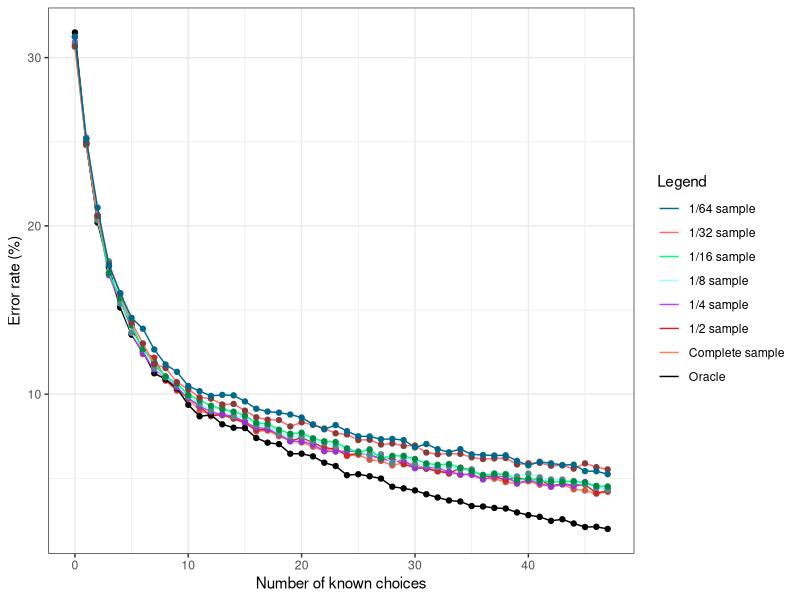
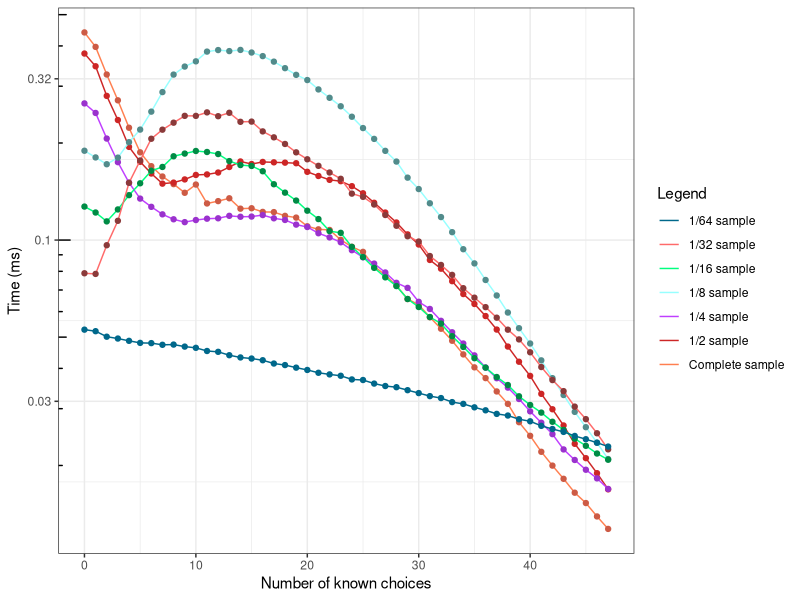

R code for these plots, in order:
library(ggplot2)

#--------------------------------------------------------------------------------------------
#Parametres globaux
dataset_name = "renault_small_header"
algo_name = "drc"
taille_img_x = 1024/2
taille_img_y = 720/2
#fin parametres globaux
#--------------------------------------------------------------------------------------------

#--------------------------------------------------------------------------------------------
#data

oracle = c(0.68502658003544,0.7502584170112226,0.7979548139397519,0.8242395156526875,0.8485307147076196,0.8646264028352038,0.8746308328411104,0.8875886001181335,0.8910956881275842,0.8964855286473715,0.9063053750738335,0.91313496751329,0.912322799763733,0.9178972238629651,0.9199276432368576,0.9201122268163024,0.926055818074424,0.9288245717660957,0.9296736562315416,0.9353957471943296,0.9353588304784406,0.9369462492616657,0.940711754282339,0.9426683402244537,0.9481320141760189,0.9475782634376846,0.9487595983461311,0.9501624335499114,0.9549985233313645,0.9559583579444773,0.9571766095688128,0.9594654459539279,0.9613851151801536,0.9631571175428234,0.9637847017129356,0.9664796219728293,0.966738038984052,0.9675871234494979,0.9679562906083875,0.9702820437093916,0.9718694624926166,0.9729031305375074,0.9752658003544005,0.9743428824571766,0.9768532191376255,0.978920555227407,0.9788098050797401,0.9800649734199646)
courbe1 = c(0.6878322504430006,0.7516981689308919,0.7956659775546367,0.8281896042528056,0.8480877141169522,0.8643310691080921,0.8762182516243355,0.8816450088600118,0.8919816893089191,0.8979252805670408,0.90253987005316,0.9098124630832841,0.9118059657412877,0.9125812167749557,0.9143532191376255,0.9159775546367395,0.9221057294743059,0.9216258121677495,0.9249852333136445,0.9276063201417601,0.9286399881866509,0.9311872415829888,0.9337714116952156,0.9323685764914353,0.9367616656822209,0.9360233313644418,0.9389766686355582,0.9396780862374483,0.9422991730655641,0.940748670998228,0.9419300059066745,0.9441819255759007,0.9459908446544595,0.9461754282339043,0.9479474305965742,0.9471352628470171,0.9502362669816893,0.9501993502658004,0.9522297696396929,0.9531896042528056,0.9517498523331365,0.9538171884229178,0.9544078558771412,0.9535587714116952,0.9565121086828116,0.9572873597164796,0.9591331955109273,0.9580626107501476)
courbe1_2 = c(0.6874692390983365,0.7519440889851363,0.7955507431833841,0.8250319913377301,0.847918102175411,0.8590412442169505,0.8748400433113496,0.8783344817403288,0.8916231912589822,0.8972339797224136,0.901319027463333,0.9072743380253963,0.9130819962594744,0.9119007776355941,0.9144600846540014,0.9171670440003937,0.9212520917413132,0.920956787085343,0.9239098336450438,0.9278472290579781,0.9258293139088493,0.9287331430258884,0.9318338419135742,0.9325721035534994,0.9362634117531253,0.9351806280145684,0.9355743675558618,0.9386750664435476,0.9381336745742691,0.9416773304459101,0.9435968107097156,0.944285854906979,0.9455655084161827,0.9471404665813564,0.9437936804803623,0.9450241165469042,0.9485185549758834,0.9489122945171768,0.9511270794369524,0.9496013387144404,0.9510778619942908,0.9502411654690422,0.9548183876365784,0.953194212028743,0.9541785608819766,0.9538340387833448,0.9587065656068511,0.9574761295403091)
courbe1_4 = c(0.6908538643266959,0.7475109686128923,0.7934947688153898,0.8292693216334796,0.8448363145460682,0.8636095173810328,0.8756749915626054,0.8852092473844076,0.8898498143773202,0.8958825514681067,0.9022949713128586,0.907230847114411,0.9103948700641242,0.912293283833952,0.9128839014512319,0.9165963550455619,0.9198447519406008,0.9204775565305434,0.9237681403982451,0.9279868376645292,0.9281133985825177,0.9297586905163685,0.933893013837327,0.9341039487006413,0.9337664529193385,0.9342726965912926,0.9362554843064461,0.9384070199122511,0.9398835639554506,0.9390820114748566,0.9439757003037462,0.943764765440432,0.9436803914951063,0.946169422882214,0.9476881538980763,0.9479412757340533,0.9506834289571381,0.9486584542693216,0.9490803239959501,0.9529193385082686,0.9511052986837665,0.9528349645629429,0.9549865001687479,0.9535521430982112,0.9544802564967938,0.9522443469456632,0.9557036787040162,0.9562099223759702)
courbe1_8 = c(0.6917352443201953,0.7480017324880891,0.7965901484427295,0.8209631058786471,0.8461629326298382,0.8634090640626846,0.873331495845966,0.8841595464031184,0.8898295074221365,0.8944757254793874,0.9014450525652636,0.9058943969760208,0.9094774973422057,0.9070362641256842,0.913178721896287,0.9134937197306768,0.9184549356223176,0.9189668071032011,0.9235342757018545,0.925109264873804,0.925109264873804,0.9279048706540143,0.9290467378036776,0.9309367248100169,0.9323148403354727,0.9340473284246171,0.9360554396188526,0.935701067055164,0.9407410324054022,0.937630428790802,0.9413710280741819,0.9424735204945466,0.9433397645391188,0.9429066425168326,0.9448753789817695,0.9446785053352759,0.9479072331377721,0.9470803638224987,0.9474741111154861,0.9488522266409418,0.9471591132810961,0.9494034728511241,0.9506634641886837,0.9507028389179825,0.952553451195023,0.9534984446981927,0.9554671811631295,0.9568059219592865)
courbe1_16 = c(0.6934918457552203,0.7513336381649138,0.7941243712848651,0.8279225727785399,0.8430117360158512,0.8591297058375248,0.873266270385612,0.8810013717421125,0.8894223441548544,0.8936899862825789,0.9004343850022862,0.9035970126505106,0.9069120560890108,0.9089696692577351,0.9104176192653559,0.912665752171925,0.9170096021947873,0.9176192653558909,0.921124828532236,0.9235253772290809,0.9229157140679775,0.9262307575064777,0.9280216430422191,0.9284788904130468,0.9322892851699436,0.9345755220240817,0.9328227404359092,0.9380810852004268,0.936671239140375,0.936633135192806,0.9385002286236854,0.9411294010059442,0.9419676878524615,0.9415104404816339,0.943720469440634,0.9457399786617894,0.9481786313062033,0.9474165523548239,0.9477594878829446,0.951036427373876,0.9501600365797896,0.9513793629019967,0.952103337905807,0.952103337905807,0.9516841944825484,0.9525224813290657,0.9544657826550831,0.9548468221307728)
courbe1_32= c(0.6931788352645591,0.7507781152735591,0.7939400757490531,0.8225522180972737,0.8402519968500394,0.857426782165223,0.8698766265421682,0.8821764727940901,0.8844639442006975,0.8929013387332658,0.897101286233922,0.9019012262346721,0.9026512168597892,0.9061386732665841,0.9058011774852814,0.9097761277984026,0.9137135785802677,0.9151760602992463,0.9153635579555256,0.9191510106123674,0.9167135410807364,0.9182135223309709,0.9204259946750666,0.923238459519256,0.9239134510818615,0.927250909363633,0.9270634117073536,0.929913376082799,0.9292758840514493,0.9307383657704279,0.9305133685828927,0.9346758165522931,0.9356883038962013,0.9353508081148986,0.9354633067086662,0.9375257809277384,0.9385382682716467,0.938163272959088,0.9379382757715529,0.9417632279596505,0.9410882363970451,0.940825739678254,0.9425132185847677,0.9423257209284884,0.9442381970225372,0.9411257359283008,0.9433757078036524,0.9446881913976075)
courbe1_64 = c(0.687488373823431,0.7483165296327988,0.7891662636258789,0.8233193199151754,0.8399866066445925,0.8546448900628744,0.8611183451765319,0.8734327913984895,0.8823616950035343,0.8867517392760147,0.8951225864057443,0.8982104989024889,0.9010379850440865,0.9004055210387292,0.9007031511588973,0.9043119163659362,0.9086647568733955,0.9103389262993415,0.9109713903046989,0.9120875032553294,0.9138732839763384,0.9179284943636296,0.9208675918002902,0.9183749395438818,0.9219465009858998,0.9250344134826445,0.9251088210126864,0.9267457866736114,0.9265969716135273,0.9272666393839056,0.931619479891365,0.9296104765802299,0.9326611853119535,0.9345213735630046,0.9326611853119535,0.9357863015737192,0.9361211354589084,0.9364559693440976,0.9363071542840136,0.9396554931359054,0.9422969604523977,0.9401763458461997,0.9411064399717252,0.9420737378622717,0.9418877190371666,0.9457197068343316,0.9457941143643737,0.9475426913203616)

tps_courbe1 = c(0.4404030146928529,0.397205033520378,0.3261020060543414,0.2712393322873597,0.22300294717217956,0.18710055559657413,0.16945870252510337,0.15741243037507383,0.14909524737891316,0.14014613138659185,0.14864187352333136,0.1298500899660366,0.13205586374040165,0.1347596077968104,0.12513070440785587,0.12550623888806853,0.12227227004577673,0.1220984897740697,0.11887945355877141,0.11740065394270525,0.11033232220909628,0.10795791453780272,0.10747583553603071,0.10017527779828707,0.09529065453337271,0.09192668535883047,0.08278768790608387,0.07792713589043118,0.07215781523183698,0.0656335808476078,0.06298383764028352,0.05765093779533373,0.05309328374187832,0.048724992875073835,0.04419951472976964,0.04029907564235086,0.03731675177200236,0.03392688836385115,0.031046093251624336,0.02723753798730065,0.024714500849084466,0.022049697246012995,0.01997932604843473,0.018181933660661547,0.016465032929710573,0.015293369019492025,0.013898748818665091,0.012714241361488483)
tps_courbe1_2 = c(0.37880562742395907,0.34590114878432915,0.27994210950880993,0.23564922413623388,0.19450814371493258,0.17484685667880698,0.1608357380155527,0.14959596943596812,0.15070865867703515,0.1541747746825475,0.15919430071857466,0.15978042169504872,0.16196546682744364,0.16848758460478394,0.1752660107294025,0.17209593616497687,0.1746851213702136,0.17420123068215376,0.17378203425534008,0.1730906827443646,0.1627869907963382,0.15801572216753618,0.1537124255832267,0.15226046653213898,0.14694874948321685,0.13966576429766708,0.1305030522689241,0.12171058494930603,0.1133602753715917,0.10413843582045477,0.09686520636873708,0.08675088679988188,0.0815149054040752,0.07456180436066542,0.06801426331331824,0.06335509917314697,0.0581266354464022,0.05277662899891722,0.04674705822423467,0.04194491327886603,0.03791558155330249,0.033348423270006894,0.029877435574367554,0.02660874165764347,0.023344457328477213,0.021071414263214884,0.01892606098041146,0.016865465695442464)
tps_courbe1_4 = c(0.2653056097705029,0.24783160458150524,0.2064152985993925,0.17440211200641242,0.15061281053830577,0.13445054252446845,0.12677774919844753,0.12015307555686804,0.11599563668579142,0.11365533707391158,0.11536687829058387,0.116481518520081,0.11681083660985488,0.11888267111036112,0.11810453948700642,0.11826813862639217,0.11952748401113736,0.11679594292102599,0.11543179973844077,0.1116619138963888,0.10976830636179548,0.10498789659973,0.10191866533074587,0.09843034542693216,0.09301872620654741,0.08844883462706717,0.08453939284508943,0.07934061225953426,0.07369443385082687,0.07107457243503207,0.06434420793958825,0.061149462580155245,0.05617854686972663,0.05176720026155923,0.047765094498818765,0.043891878459331755,0.04024423371582855,0.03728582543030712,0.03487039714816065,0.032147692836652045,0.029434562521093485,0.027138790204184946,0.02501398050961863,0.022426378543705702,0.02080079028855889,0.019396643393520083,0.01823736044549443,0.016912357872089098)
tps_courbe1_8 = c(0.18922174685986534,0.18040301905736897,0.17184631373784306,0.1801431028074182,0.20115353632318778,0.2200690274048116,0.25016635468756154,0.287650444068197,0.325933498326574,0.3451539537346931,0.3582648593928417,0.38407128444304445,0.388311178761271,0.3854640216167264,0.38869663873685867,0.38156083104303656,0.3718967872977123,0.35749613631531285,0.3412429688152144,0.3253340537858802,0.3134572752293578,0.2931461514352089,0.27614053289758633,0.259974680001575,0.2412288681734063,0.22247340024412332,0.20592947741859274,0.18907233027522935,0.1751485976296413,0.15616331925030516,0.14393088034019766,0.1300354699767689,0.1178382443201953,0.10580282982241997,0.09367238587234712,0.0846503510257117,0.07519695885340788,0.06732137476867346,0.05959782194747411,0.053288803086978774,0.04777799775564043,0.04235785431350159,0.037306894711973855,0.03307238413985904,0.029321855927865497,0.02628865078552585,0.02352291471433634,0.020939240500846557)
tps_courbe1_16 = c(0.12701488206828226,0.121734710752934,0.11425441491388508,0.1244416880810852,0.13781063740283495,0.1499890382182594,0.16404545873342477,0.16853860307117818,0.18189808855357414,0.18542320343697608,0.18889474043590915,0.18754515519737844,0.18480803787532388,0.17575692040085353,0.17084905235482395,0.16975427663465936,0.16346244090077733,0.14896495465630238,0.140291761621704,0.13258066594269166,0.12333267017222985,0.11615123479652492,0.10659244330132601,0.10529260025148605,0.09524051478433165,0.08854542600213382,0.0819970791418991,0.07662597485139461,0.07199523917847889,0.06564759369760707,0.06199869330132602,0.057713035208047554,0.05507428116902911,0.050346532540771226,0.04661919231062338,0.04301998578722756,0.04021863496418229,0.037608674820911445,0.035517746608748665,0.0327756715820759,0.030805231748209115,0.029167622656607224,0.027322639422344155,0.025773744627343394,0.024222758573388202,0.023011901158360007,0.021780130848955952,0.020834951684194483)
tps_courbe1_32= c(0.07889065350433119,0.07852631570855365,0.09638353223084711,0.11473251749353133,0.15050404218697266,0.17649423819702253,0.20613470157873026,0.21993953050586867,0.2311946335920801,0.24275164424194698,0.24270441185735178,0.24884865586680166,0.24216699167510405,0.24812550440619494,0.23264769497881277,0.23299342516968538,0.2172494471444107,0.20822500063749202,0.19859983147710653,0.1870741030487119,0.17802806997412532,0.1698913326958413,0.1619902893838827,0.15486750886863915,0.1393120939363258,0.13613116001049988,0.12888335684553942,0.11958908786140174,0.11075225934675817,0.10275547913151085,0.09894386005174935,0.08923128945888176,0.08371352833089586,0.07798652326845915,0.07091467682903964,0.06627211197360033,0.06193986616417295,0.057449613792327596,0.0527303140960738,0.04919251869351633,0.044874477519031016,0.04038781737728278,0.03679709854876814,0.034002943638204525,0.03044734094573818,0.02784083368957888,0.02517047748153148,0.022437417294783817)
tps_courbe1_64 = c(0.05274421790245173,0.05216608270396964,0.050155270731798055,0.04950179106365564,0.048695218534915735,0.04799071966963057,0.04790779891365006,0.04733964589456453,0.0474133149298709,0.046734545593214036,0.04632464113248261,0.04529112980393616,0.04501952535436586,0.04394393939506678,0.0432490850850106,0.04291707660255218,0.0423990428587373,0.04141066684028424,0.04096112723687637,0.04021192674578667,0.039554623832731874,0.038766159269318055,0.03831902046207076,0.0379476360355668,0.03696541764946613,0.036816095948509986,0.03588633070426727,0.0352702591986309,0.034972024926522564,0.03423525361806615,0.033533039435990925,0.03281256877115964,0.03236236511774992,0.03144358361546189,0.03104357855574984,0.0302898417351836,0.02965451043565609,0.028904444547788236,0.0285683097213438,0.027823358755906098,0.02741631920830388,0.026538076267718293,0.025946621042449495,0.025417022545481602,0.024692494772871016,0.024122787008445255,0.023530582015699988,0.022888919714275084)

#--------------------------------------------------------------------------------------------
#parametres graphes
# -- manuels
x_pas_erreur = 4
y_pas_erreur = 3
x_legend_erreur = 0
y_legend_erreur = 50
y_padding_erreur = 1

x_pas_time = 4
y_pas_time = 3
x_legend_time = 0
y_legend_time = 0.013
y_padding_time = 0.01

# -- auto calcul

#MAJ VERS ERROR
oracle = 100-100*oracle
courbe1 = 100-100*courbe1
courbe1_2 = 100-100*courbe1_2
courbe1_4 = 100-100*courbe1_4
courbe1_8 = 100-100*courbe1_8
courbe1_16 = 100-100*courbe1_16
courbe1_32 = 100-100*courbe1_32
courbe1_64 = 100-100*courbe1_64

nb_val = length(oracle)

min_val_erreur = 30000
min_val_erreur = min(min_val_erreur,100-100*oracle)
min_val_erreur = min(min_val_erreur,100-100*courbe1)
min_val_erreur = min(min_val_erreur,100-100*courbe1_2)
min_val_erreur = min(min_val_erreur,100-100*courbe1_4)
min_val_erreur = min(min_val_erreur,100-100*courbe1_8)
min_val_erreur = min(min_val_erreur,100-100*courbe1_16)
min_val_erreur = min(min_val_erreur,100-100*courbe1_32)
min_val_erreur = min(min_val_erreur,100-100*courbe1_64)
min_val_erreur = ceiling(min_val_erreur)

max_val_erreur = 0
max_val_erreur = max(max_val_erreur,100-100*oracle)
max_val_erreur = max(max_val_erreur,100-100*courbe1)
max_val_erreur = max(max_val_erreur,100-100*courbe1_2)
max_val_erreur = max(max_val_erreur,100-100*courbe1_4)
max_val_erreur = max(max_val_erreur,100-100*courbe1_8)
max_val_erreur = max(max_val_erreur,100-100*courbe1_16)
max_val_erreur = max(max_val_erreur,100-100*courbe1_32)
max_val_erreur = max(max_val_erreur,100-100*courbe1_64)
max_val_erreur = floor(max_val_erreur)

size = 0:(nb_val-1)
x_lim_erreur = c(0,(nb_val-1))
if(min_val_erreur-y_padding_erreur <= 0){
  min_val_erreur = min_val_erreur+y_padding_erreur+0.00001
}
y_lim_erreur = c((min_val_erreur-y_padding_erreur),(max_val_erreur+y_padding_erreur))
x_axp_erreur = c(0, (nb_val-1), x_pas_erreur)
y_axp_erreur = c((min_val_erreur-y_padding_erreur),(max_val_erreur+y_padding_erreur),y_pas_erreur)

min_val_time = 30000
min_val_time = min(min_val_erreur,100-100*tps_courbe1)
min_val_time = min(min_val_erreur,100-100*tps_courbe1_2)
min_val_time = min(min_val_erreur,100-100*tps_courbe1_4)
min_val_time = min(min_val_erreur,100-100*tps_courbe1_8)
min_val_time = min(min_val_erreur,100-100*tps_courbe1_16)
min_val_time = min(min_val_erreur,100-100*tps_courbe1_32)
min_val_time = min(min_val_erreur,100-100*tps_courbe1_64)
min_val_time = ceiling(min_val_erreur)

max_val_time = 0
max_val_time = max(max_val_time,tps_courbe1)
max_val_time = max(max_val_time,tps_courbe1_2)
max_val_time = max(max_val_time,tps_courbe1_4)
max_val_time = max(max_val_time,tps_courbe1_8)
max_val_time = max(max_val_time,tps_courbe1_16)
max_val_time = max(max_val_time,tps_courbe1_32)
max_val_time = max(max_val_time,tps_courbe1_64)
max_val_time = floor(max_val_time)

x_lim_time = c(0,(nb_val-1))
if(min_val_time-y_padding_time <= 0){
  min_val_time = min_val_time+y_padding_time+0.00001
}

png(file=paste("Taux_erreur_sur_",dataset_name,"_",algo_name,".png",sep=""), bg="white", width=taille_img_x, height=taille_img_y, pointsize = 12)
(ggplot(NULL, aes(size)) + #scale_y_log10(breaks = round(seq(0, 100, by = 5),1)) + annotation_logticks(sides="l") +
  ylab("Error rate (%)") + xlab("Number of known choices") + theme_bw() #+ theme(legend.position="bottom")
+geom_line(aes(y=courbe1, colour="Complete sample",shape="a")) + geom_point(aes(y=courbe1), colour="coral3") 
+geom_line(aes(y=courbe1_2, colour="1/2 sample",shape="b")) + geom_point(aes(y=courbe1_2), colour="firebrick3") 
+geom_line(aes(y=oracle, colour="Oracle",shape="b")) + geom_point(aes(y=oracle), colour="black") 
+geom_line(aes(y=courbe1_4, colour="1/4 sample")) + geom_point(aes(y=courbe1_4), colour="darkorchid3") 
+geom_line(aes(y=courbe1_8, colour="1/8 sample")) + geom_point(aes(y=courbe1_8), colour="darkslategray4") 
+geom_line(aes(y=courbe1_16, colour="1/16 sample")) + geom_point(aes(y=courbe1_16), colour="springgreen4") 
+geom_line(aes(y=courbe1_32, colour="1/32 sample")) + geom_point(aes(y=courbe1_32), colour="indianred4") 
+geom_line(aes(y=courbe1_64, colour="1/64 sample")) + geom_point(aes(y=courbe1_64), colour="deepskyblue4") 
+ scale_colour_manual(name = 'Legend', guide = 'legend',
                      limits = c(NULL
                                 ,'1/64 sample' #1_64
                                 ,'1/32 sample' #1_32
                                 ,'1/16 sample' #1_16
                                 ,'1/8 sample' #1_8
                                 ,'1/4 sample' #1_4
                                 ,'1/2 sample' #1_2
                                 ,'Complete sample' #courbe1
                                 ,'Oracle' #oracleVrai
                      ),
                      values =c(NULL
                                ,'Complete sample'='coral' #courbe1
                                ,'1/2 sample'='firebrick3' #1_2
                                ,'1/4 sample'='darkorchid1' #1_4
                                ,'1/8 sample'='darkslategray1' #1_8
                                ,'1/16 sample'='springgreen' #1_16
                                ,'1/32 sample'='indianred1' #1_32
                                ,'1/64 sample'='deepskyblue4' #1_64
                                ,'Oracle'='black' #oracleVrai
                      )))

dev.off()

png(file=paste("Temps_sur_",dataset_name,"_",algo_name,".png",sep=""), bg="white", width=taille_img_x, height=taille_img_y, pointsize = 12)
(ggplot(NULL, aes(size))
+ scale_y_log10(
  breaks = scales::trans_breaks("log10", function(x) 10^x),
  labels = scales::trans_format("log10", function(x) round(10^x,2)))
+ annotation_logticks(sides="l")
+ theme_bw() +
  ylab("Time (ms)") + xlab("Number of known choices") #+ theme(legend.position="bottom")
+geom_line(aes(y=tps_courbe1, colour="Complete sample",shape="a")) + geom_point(aes(y=tps_courbe1), colour="coral3") 
+geom_line(aes(y=tps_courbe1_2, colour="1/2 sample",shape="b")) + geom_point(aes(y=tps_courbe1_2), colour="firebrick3") 
+geom_line(aes(y=tps_courbe1_4, colour="1/4 sample")) + geom_point(aes(y=tps_courbe1_4), colour="darkorchid3") 
+geom_line(aes(y=tps_courbe1_8, colour="1/8 sample")) + geom_point(aes(y=tps_courbe1_8), colour="darkslategray4") 
+geom_line(aes(y=tps_courbe1_16, colour="1/16 sample")) + geom_point(aes(y=tps_courbe1_16), colour="springgreen4") 
+geom_line(aes(y=tps_courbe1_32, colour="1/32 sample")) + geom_point(aes(y=tps_courbe1_32), colour="indianred4") 
+geom_line(aes(y=tps_courbe1_64, colour="1/64 sample")) + geom_point(aes(y=tps_courbe1_64), colour="deepskyblue4") 
+ scale_colour_manual(name = 'Legend', guide = 'legend',
                      limits = c(NULL
                                 ,'1/64 sample' #1_64
                                 ,'1/32 sample' #1_32
                                 ,'1/16 sample' #1_16
                                 ,'1/8 sample' #1_8
                                 ,'1/4 sample' #1_4
                                 ,'1/2 sample' #1_2
                                 ,'Complete sample' #courbe1
                      ),
                      values =c(NULL
                                ,'Complete sample'='coral' #courbe1
                                ,'1/2 sample'='firebrick3' #1_2
                                ,'1/4 sample'='darkorchid1' #1_4
                                ,'1/8 sample'='darkslategray1' #1_8
                                ,'1/16 sample'='springgreen' #1_16
                                ,'1/32 sample'='indianred1' #1_32
                                ,'1/64 sample'='deepskyblue4' #1_64
                      )))
dev.off()
